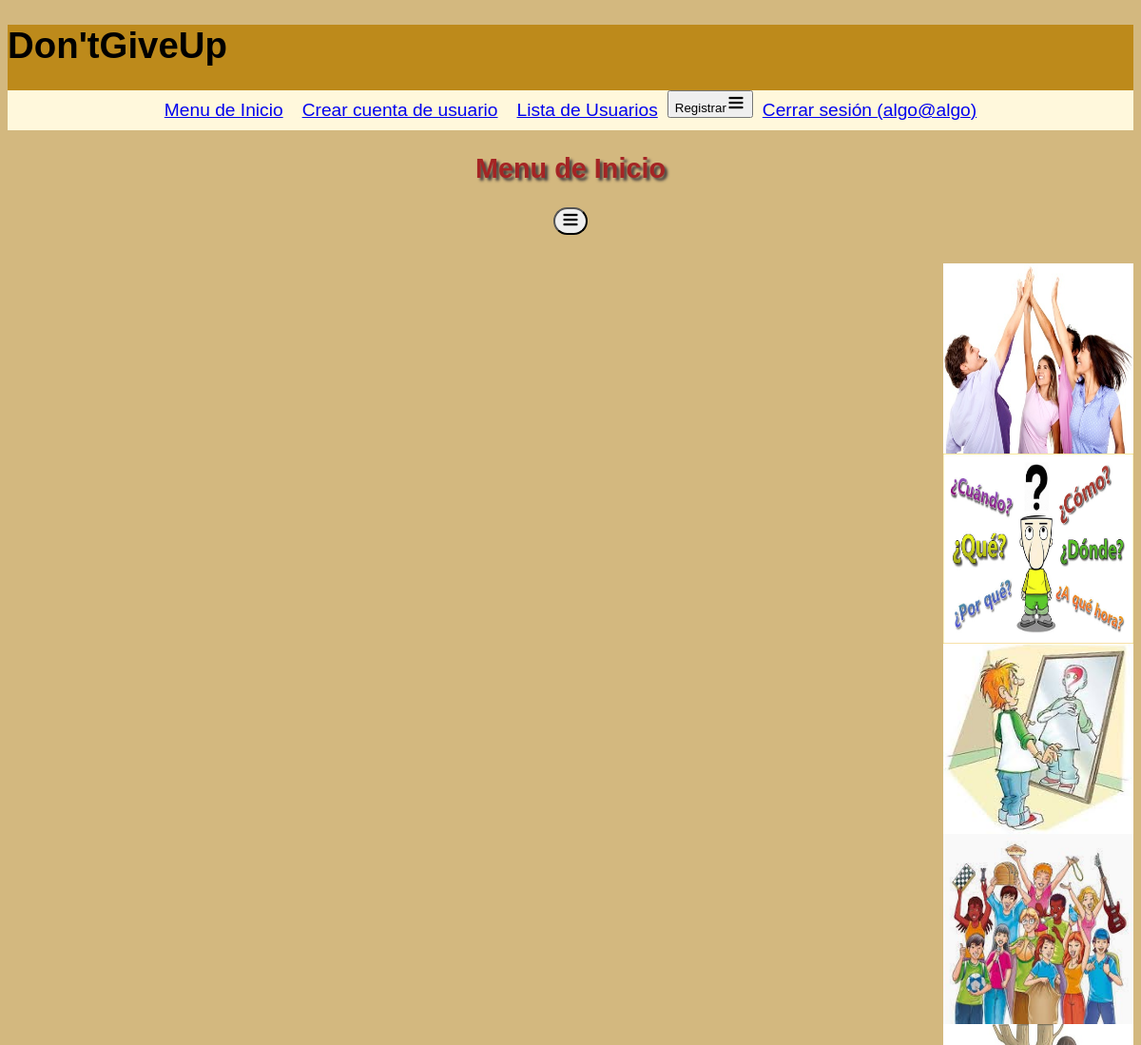
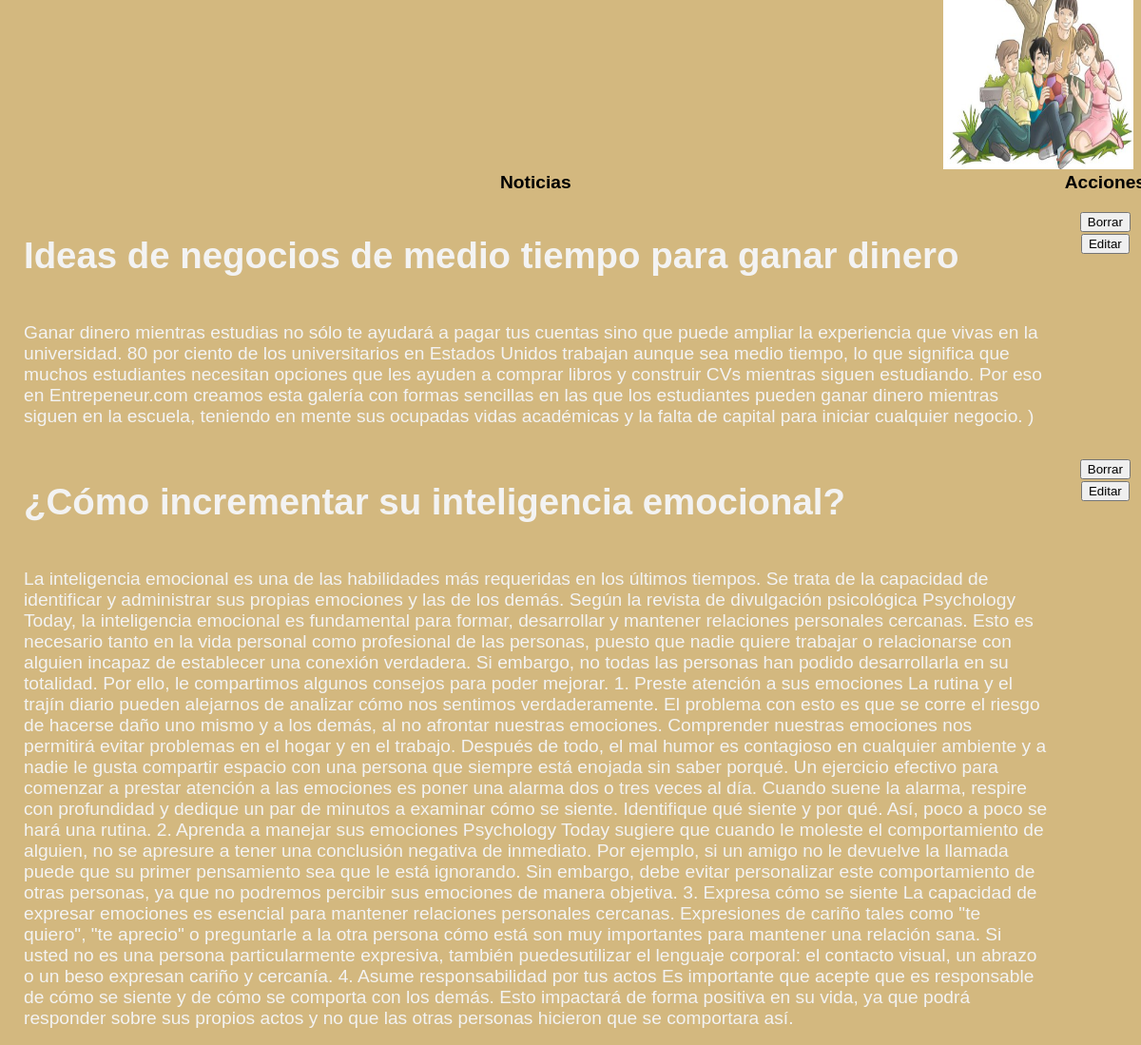
/menu.php (signed in), run on the app's committed database (2 pictures, top to bottom).
### tables this page shows
CREATE TABLE `noticias` (
  `id` int(11) NOT NULL,
  `titulo` varchar(500) NOT NULL,
  `fecha` date NOT NULL,
  `contenido` text NOT NULL
);

### Menu.php (the view, shortened to what this page needs)
<?php
$db = new PDO('mysql:host=localhost;dbname=proyecto;charset=utf8mb4', 'root', '');
$stmt=$db ->query("SELECT * FROM noticias ORDER BY id DESC");
$noticias =$stmt->fetchAll();
?>
<!DOCTYPE html>
<html lang="en">
<head>
    <link rel="stylesheet" href="style.css">
</head>
<body>
    <?php include 'cabecera.php' ?>
    <h2>Menu de Inicio</h2>
    <div>
            <div id="comando">
            <button id="mostrar"><img src="imagenes\gi.png" alt="" id="imagen"></button>
        </div>
    </div>
    <div id="ilustraciones">
            <img src="imagenes\des.jpg" alt="">
            <img src="imagenes\por.jpg" alt="">
            <img src="imagenes\quien.jpg" alt="">
            <img src="imagenes\ju.jpg" alt="">
            <img src="imagenes\ado.jpg" alt="">
    </div>
    <div id="tabla">
        <table>
            <tr>
                <th>Noticias</th>
                <?php if (isset($_SESSION["correo"])) { ?>
                    <th>Acciones</th>
                <?php } ?>
            </tr>
        <?php foreach($noticias as $n) { ?>
        <tr>
            <td><h1><?php echo $n["titulo"] ?></h1><br>
                <?php echo $n["contenido"] ?></td>
            <?php if (isset($_SESSION["correo"])) { ?>
                <td style="text-align: center;">
                    <form action="borrar_noticia.php" method="post">
                        <button type="submit">Borrar</button>
                    </form>
                    <form action="editar_noticia.php" method="get">
                        <button type="submit">Editar</button>
                    </form>
                </td>
            <?php } ?>
        </tr>
        <?php } ?>
        </table>
    </div>
</body>
</html>

### style.css (style rules this page uses)
body { background-color: rgb(211, 184, 127); font-family: arial; font-size: 1.2em; }
h1 { text-align: center; }
h2 { color: rgb(165, 36, 36); text-shadow: 3px 3px 3px rgb(68, 61, 61); text-align: center; }
td { color: rgb(243, 243, 243); }
#comando { text-align: center; margin-bottom: 30px; }
#mostrar { border-radius: 100px; }
#imagen { width:20px; height:20px; }
#tabla { width:1200px; float: left; }
table { width: 100%; word-wrap: inherit; }
td { text-align: left; vertical-align: top; padding: 15px 15px 15px 15px; }
td, h1 { text-align: left; }
#ilustraciones { display: flex; flex-direction: column; float: right; clear: both; }
img { width:200px; height:200px; }

### data on the page
noticias: titulo "Ideas de negocios de medio tiempo para ganar dinero", contenido "Ganar dinero mientras estudias no sólo te ayudará a pagar tus cuentas sino que puede ampliar la experiencia que vivas en la universidad. 80 por ciento de los universitarios en Estados Unidos trabajan aunque sea medio tiempo, lo que significa que muchos estudiantes necesitan opciones que les ayuden a comprar libros y construir CVs mientras siguen estudiando. Por eso en Entrepeneur.com creamos esta galería con formas sencillas en las que los estudiantes pueden ganar dinero mientras siguen en la escuela, teniendo en mente sus ocupadas vidas académicas y la falta de capital para iniciar cualquier negocio. )"
noticias: titulo "¿Cómo incrementar su inteligencia emocional?", contenido "La inteligencia emocional es una de las habilidades más requeridas en los últimos tiempos. Se trata de la capacidad de identificar y administrar sus propias emociones y las de los demás. Según la revista de divulgación psicológica Psychology Today, la inteligencia emocional es fundamental para formar, desarrollar y mantener relaciones personales cercanas. Esto es necesario tanto en la vida personal como profesional de las personas, puesto que nadie quiere trabajar o relacionarse con alguien incapaz de establecer una conexión verdadera. Si embargo, no todas las personas han podido desarrollarla en su totalidad. Por ello, le compartimos algunos consejos para poder mejorar. 1. Preste atención…"

### other printed values
$_SESSION["correo"] "algo@algo"
